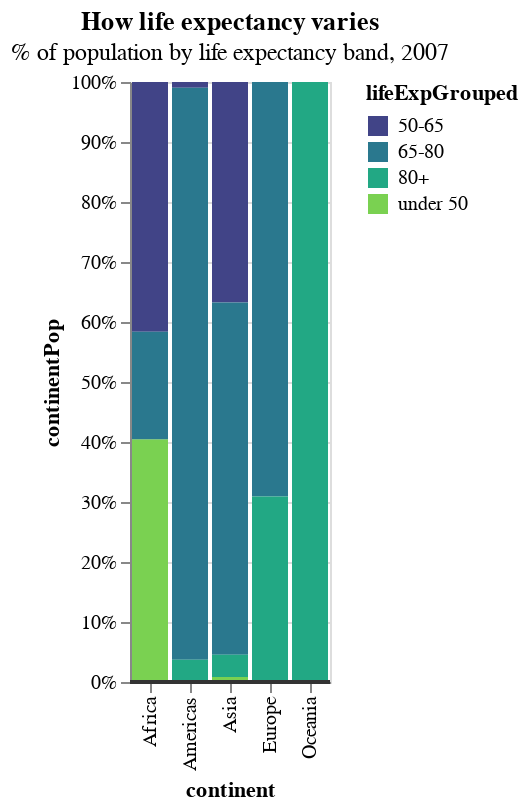

Notebook code for this chart:
### Markdown cell above
## altair

### Code cell
stacked_bar_altair = (
    alt.Chart(stacked_bar_df)
    .mark_bar()
    .encode(x='continent',
            y=alt.Y('continentPop', stack='normalize',
                    axis=alt.Axis(format='%')),
            fill=alt.Fill('lifeExpGrouped', scale=alt.Scale(scheme='viridis')))
    .properties(title={'text': 'How life expectancy varies',
                       'subtitle': '% of population by life expectancy band, 2007'}
                )
)

overlay = overlay = pd.DataFrame({'continentPop': [0]})
hline = alt.Chart(overlay).mark_rule(
    color='#333333', strokeWidth=2).encode(y='continentPop:Q')


stacked_bar_altair + hline

### Figure 1 — Vega-Lite specification as saved in the notebook (floating-point values rounded to 4 significant figures)
{"config": {"view": {"continuousWidth": 400, "continuousHeight": 300}}, "layer": [{"data": {"name": "data-144d424e1e9fff33be59e9736a4970cd"}, "mark": "bar", "encoding": {"fill": {"type": "nominal", "field": "lifeExpGrouped", "scale": {"scheme": "viridis"}}, "x": {"type": "nominal", "field": "continent"}, "y": {"type": "quantitative", "axis": {"format": "%"}, "field": "continentPop", "stack": "normalize"}}, "title": {"text": "How life expectancy varies", "subtitle": "% of population by life expectancy band, 2007"}}, {"data": {"name": "data-d45d92cd6de2edfd11b04060325cd948"}, "mark": {"type": "rule", "color": "#333333", "strokeWidth": 2}, "encoding": {"y": {"type": "quantitative", "field": "continentPop"}}}], "$schema": "https://vega.github.io/schema/vega-lite/v4.8.1.json", "datasets": {"data-144d424e1e9fff33be59e9736a4970cd": [{"continent": "Africa", "lifeExpGrouped": "under 50", "continentPop": 376100000.0}, {"continent": "Africa", "lifeExpGrouped": "50-65", "continentPop": 386800000.0}, {"continent": "Africa", "lifeExpGrouped": "65-80", "continentPop": 166600000.0}, {"continent": "Africa", "lifeExpGrouped": "80+", "continentPop": null}, {"continent": "Americas", "lifeExpGrouped": "under 50", "continentPop": null}, {"continent": "Americas", "lifeExpGrouped": "50-65", "continentPop": 8503000.0}, {"continent": "Americas", "lifeExpGrouped": "65-80", "continentPop": 857000000.0}, {"continent": "Americas", "lifeExpGrouped": "80+", "continentPop": 33390000.0}, {"continent": "Asia", "lifeExpGrouped": "under 50", "continentPop": 31890000.0}, {"continent": "Asia", "lifeExpGrouped": "50-65", "continentPop": 1401000000.0}, {"continent": "Asia", "lifeExpGrouped": "65-80", "continentPop": 2238000000.0}, {"continent": "Asia", "lifeExpGrouped": "80+", "continentPop": 140900000.0}, {"continent": "Europe", "lifeExpGrouped": "under 50", "continentPop": null}, {"continent": "Europe", "lifeExpGrouped": "50-65", "continentPop": null}, {"continent": "Europe", "lifeExpGrouped": "65-80", "continentPop": 404900000.0}, {"continent": "Europe", "lifeExpGrouped": "80+", "continentPop": 181200000.0}, {"continent": "Oceania", "lifeExpGrouped": "under 50", "continentPop": null}, {"continent": "Oceania", "lifeExpGrouped": "50-65", "continentPop": null}, {"continent": "Oceania", "lifeExpGrouped": "65-80", "continentPop": null}, {"continent": "Oceania", "lifeExpGrouped": "80+", "continentPop": 24550000.0}], "data-d45d92cd6de2edfd11b04060325cd948": [{"continentPop": 0}]}}
